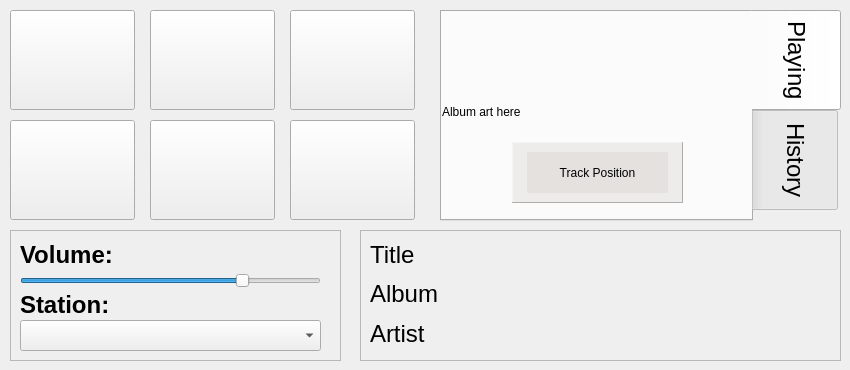
<?xml version="1.0" encoding="UTF-8"?>
<ui version="4.0">
 <class>MainWindow</class>
 <widget class="QMainWindow" name="MainWindow">
  <property name="geometry">
   <rect>
    <x>0</x>
    <y>0</y>
    <width>850</width>
    <height>370</height>
   </rect>
  </property>
  <property name="minimumSize">
   <size>
    <width>850</width>
    <height>360</height>
   </size>
  </property>
  <property name="maximumSize">
   <size>
    <width>850</width>
    <height>450</height>
   </size>
  </property>
  <property name="windowTitle">
   <string>qAndora - Internet Radio</string>
  </property>
  <property name="windowIcon">
   <iconset>
    <normaloff>images/qAndora.png</normaloff>images/qAndora.png</iconset>
  </property>
  <widget class="QWidget" name="centralwidget">
   <widget class="QTabWidget" name="mainWidget">
    <property name="geometry">
     <rect>
      <x>440</x>
      <y>10</y>
      <width>401</width>
      <height>211</height>
     </rect>
    </property>
    <property name="font">
     <font>
      <pointsize>18</pointsize>
     </font>
    </property>
    <property name="styleSheet">
     <string notr="true">QTabBar::tab { height: 100px; width: 90px; }</string>
    </property>
    <property name="tabPosition">
     <enum>QTabWidget::East</enum>
    </property>
    <property name="currentIndex">
     <number>0</number>
    </property>
    <widget class="QWidget" name="currentTab">
     <attribute name="title">
      <string>Playing</string>
     </attribute>
     <widget class="QLabel" name="albumImage">
      <property name="geometry">
       <rect>
        <x>0</x>
        <y>0</y>
        <width>300</width>
        <height>200</height>
       </rect>
      </property>
      <property name="minimumSize">
       <size>
        <width>300</width>
        <height>200</height>
       </size>
      </property>
      <property name="maximumSize">
       <size>
        <width>0</width>
        <height>0</height>
       </size>
      </property>
      <property name="text">
       <string>Album art here</string>
      </property>
      <property name="scaledContents">
       <bool>true</bool>
      </property>
     </widget>
     <widget class="QFrame" name="positionFrame">
      <property name="geometry">
       <rect>
        <x>70</x>
        <y>130</y>
        <width>171</width>
        <height>61</height>
       </rect>
      </property>
      <property name="palette">
       <palette>
        <active>
         <colorrole role="WindowText">
          <brush brushstyle="SolidPattern">
           <color alpha="255">
            <red>0</red>
            <green>0</green>
            <blue>0</blue>
           </color>
          </brush>
         </colorrole>
         <colorrole role="Button">
          <brush brushstyle="SolidPattern">
           <color alpha="125">
            <red>223</red>
            <green>220</green>
            <blue>217</blue>
           </color>
          </brush>
         </colorrole>
         <colorrole role="Light">
          <brush brushstyle="SolidPattern">
           <color alpha="125">
            <red>255</red>
            <green>255</green>
            <blue>255</blue>
           </color>
          </brush>
         </colorrole>
         <colorrole role="Midlight">
          <brush brushstyle="SolidPattern">
           <color alpha="125">
            <red>239</red>
            <green>237</green>
            <blue>236</blue>
           </color>
          </brush>
         </colorrole>
         <colorrole role="Dark">
          <brush brushstyle="SolidPattern">
           <color alpha="125">
            <red>111</red>
            <green>110</green>
            <blue>108</blue>
           </color>
          </brush>
         </colorrole>
         <colorrole role="Mid">
          <brush brushstyle="SolidPattern">
           <color alpha="125">
            <red>149</red>
            <green>147</green>
            <blue>145</blue>
           </color>
          </brush>
         </colorrole>
         <colorrole role="Text">
          <brush brushstyle="SolidPattern">
           <color alpha="255">
            <red>0</red>
            <green>0</green>
            <blue>0</blue>
           </color>
          </brush>
         </colorrole>
         <colorrole role="BrightText">
          <brush brushstyle="SolidPattern">
           <color alpha="255">
            <red>255</red>
            <green>255</green>
            <blue>255</blue>
           </color>
          </brush>
         </colorrole>
         <colorrole role="ButtonText">
          <brush brushstyle="SolidPattern">
           <color alpha="255">
            <red>0</red>
            <green>0</green>
            <blue>0</blue>
           </color>
          </brush>
         </colorrole>
         <colorrole role="Base">
          <brush brushstyle="SolidPattern">
           <color alpha="255">
            <red>255</red>
            <green>255</green>
            <blue>255</blue>
           </color>
          </brush>
         </colorrole>
         <colorrole role="Window">
          <brush brushstyle="SolidPattern">
           <color alpha="125">
            <red>223</red>
            <green>220</green>
            <blue>217</blue>
           </color>
          </brush>
         </colorrole>
         <colorrole role="Shadow">
          <brush brushstyle="SolidPattern">
           <color alpha="255">
            <red>0</red>
            <green>0</green>
            <blue>0</blue>
           </color>
          </brush>
         </colorrole>
         <colorrole role="AlternateBase">
          <brush brushstyle="SolidPattern">
           <color alpha="190">
            <red>239</red>
            <green>237</green>
            <blue>236</blue>
           </color>
          </brush>
         </colorrole>
         <colorrole role="ToolTipBase">
          <brush brushstyle="SolidPattern">
           <color alpha="255">
            <red>255</red>
            <green>255</green>
            <blue>220</blue>
           </color>
          </brush>
         </colorrole>
         <colorrole role="ToolTipText">
          <brush brushstyle="SolidPattern">
           <color alpha="255">
            <red>0</red>
            <green>0</green>
            <blue>0</blue>
           </color>
          </brush>
         </colorrole>
        </active>
        <inactive>
         <colorrole role="WindowText">
          <brush brushstyle="SolidPattern">
           <color alpha="255">
            <red>0</red>
            <green>0</green>
            <blue>0</blue>
           </color>
          </brush>
         </colorrole>
         <colorrole role="Button">
          <brush brushstyle="SolidPattern">
           <color alpha="125">
            <red>223</red>
            <green>220</green>
            <blue>217</blue>
           </color>
          </brush>
         </colorrole>
         <colorrole role="Light">
          <brush brushstyle="SolidPattern">
           <color alpha="125">
            <red>255</red>
            <green>255</green>
            <blue>255</blue>
           </color>
          </brush>
         </colorrole>
         <colorrole role="Midlight">
          <brush brushstyle="SolidPattern">
           <color alpha="125">
            <red>239</red>
            <green>237</green>
            <blue>236</blue>
           </color>
          </brush>
         </colorrole>
         <colorrole role="Dark">
          <brush brushstyle="SolidPattern">
           <color alpha="125">
            <red>111</red>
            <green>110</green>
            <blue>108</blue>
           </color>
          </brush>
         </colorrole>
         <colorrole role="Mid">
          <brush brushstyle="SolidPattern">
           <color alpha="125">
            <red>149</red>
            <green>147</green>
            <blue>145</blue>
           </color>
          </brush>
         </colorrole>
         <colorrole role="Text">
          <brush brushstyle="SolidPattern">
           <color alpha="255">
            <red>0</red>
            <green>0</green>
            <blue>0</blue>
           </color>
          </brush>
         </colorrole>
         <colorrole role="BrightText">
          <brush brushstyle="SolidPattern">
           <color alpha="255">
            <red>255</red>
            <green>255</green>
            <blue>255</blue>
           </color>
          </brush>
         </colorrole>
         <colorrole role="ButtonText">
          <brush brushstyle="SolidPattern">
           <color alpha="255">
            <red>0</red>
            <green>0</green>
            <blue>0</blue>
           </color>
          </brush>
         </colorrole>
         <colorrole role="Base">
          <brush brushstyle="SolidPattern">
           <color alpha="255">
            <red>255</red>
            <green>255</green>
            <blue>255</blue>
           </color>
          </brush>
         </colorrole>
         <colorrole role="Window">
          <brush brushstyle="SolidPattern">
           <color alpha="125">
            <red>223</red>
            <green>220</green>
            <blue>217</blue>
           </color>
          </brush>
         </colorrole>
         <colorrole role="Shadow">
          <brush brushstyle="SolidPattern">
           <color alpha="255">
            <red>0</red>
            <green>0</green>
            <blue>0</blue>
           </color>
          </brush>
         </colorrole>
         <colorrole role="AlternateBase">
          <brush brushstyle="SolidPattern">
           <color alpha="190">
            <red>239</red>
            <green>237</green>
            <blue>236</blue>
           </color>
          </brush>
         </colorrole>
         <colorrole role="ToolTipBase">
          <brush brushstyle="SolidPattern">
           <color alpha="255">
            <red>255</red>
            <green>255</green>
            <blue>220</blue>
           </color>
          </brush>
         </colorrole>
         <colorrole role="ToolTipText">
          <brush brushstyle="SolidPattern">
           <color alpha="255">
            <red>0</red>
            <green>0</green>
            <blue>0</blue>
           </color>
          </brush>
         </colorrole>
        </inactive>
        <disabled>
         <colorrole role="WindowText">
          <brush brushstyle="SolidPattern">
           <color alpha="125">
            <red>111</red>
            <green>110</green>
            <blue>108</blue>
           </color>
          </brush>
         </colorrole>
         <colorrole role="Button">
          <brush brushstyle="SolidPattern">
           <color alpha="125">
            <red>223</red>
            <green>220</green>
            <blue>217</blue>
           </color>
          </brush>
         </colorrole>
         <colorrole role="Light">
          <brush brushstyle="SolidPattern">
           <color alpha="125">
            <red>255</red>
            <green>255</green>
            <blue>255</blue>
           </color>
          </brush>
         </colorrole>
         <colorrole role="Midlight">
          <brush brushstyle="SolidPattern">
           <color alpha="125">
            <red>239</red>
            <green>237</green>
            <blue>236</blue>
           </color>
          </brush>
         </colorrole>
         <colorrole role="Dark">
          <brush brushstyle="SolidPattern">
           <color alpha="125">
            <red>111</red>
            <green>110</green>
            <blue>108</blue>
           </color>
          </brush>
         </colorrole>
         <colorrole role="Mid">
          <brush brushstyle="SolidPattern">
           <color alpha="125">
            <red>149</red>
            <green>147</green>
            <blue>145</blue>
           </color>
          </brush>
         </colorrole>
         <colorrole role="Text">
          <brush brushstyle="SolidPattern">
           <color alpha="125">
            <red>111</red>
            <green>110</green>
            <blue>108</blue>
           </color>
          </brush>
         </colorrole>
         <colorrole role="BrightText">
          <brush brushstyle="SolidPattern">
           <color alpha="255">
            <red>255</red>
            <green>255</green>
            <blue>255</blue>
           </color>
          </brush>
         </colorrole>
         <colorrole role="ButtonText">
          <brush brushstyle="SolidPattern">
           <color alpha="125">
            <red>111</red>
            <green>110</green>
            <blue>108</blue>
           </color>
          </brush>
         </colorrole>
         <colorrole role="Base">
          <brush brushstyle="SolidPattern">
           <color alpha="125">
            <red>223</red>
            <green>220</green>
            <blue>217</blue>
           </color>
          </brush>
         </colorrole>
         <colorrole role="Window">
          <brush brushstyle="SolidPattern">
           <color alpha="125">
            <red>223</red>
            <green>220</green>
            <blue>217</blue>
           </color>
          </brush>
         </colorrole>
         <colorrole role="Shadow">
          <brush brushstyle="SolidPattern">
           <color alpha="255">
            <red>0</red>
            <green>0</green>
            <blue>0</blue>
           </color>
          </brush>
         </colorrole>
         <colorrole role="AlternateBase">
          <brush brushstyle="SolidPattern">
           <color alpha="125">
            <red>223</red>
            <green>220</green>
            <blue>217</blue>
           </color>
          </brush>
         </colorrole>
         <colorrole role="ToolTipBase">
          <brush brushstyle="SolidPattern">
           <color alpha="255">
            <red>255</red>
            <green>255</green>
            <blue>220</blue>
           </color>
          </brush>
         </colorrole>
         <colorrole role="ToolTipText">
          <brush brushstyle="SolidPattern">
           <color alpha="255">
            <red>0</red>
            <green>0</green>
            <blue>0</blue>
           </color>
          </brush>
         </colorrole>
        </disabled>
       </palette>
      </property>
      <property name="autoFillBackground">
       <bool>true</bool>
      </property>
      <property name="frameShape">
       <enum>QFrame::Panel</enum>
      </property>
      <property name="frameShadow">
       <enum>QFrame::Raised</enum>
      </property>
      <widget class="QLabel" name="positionLabel">
       <property name="geometry">
        <rect>
         <x>15</x>
         <y>10</y>
         <width>141</width>
         <height>41</height>
        </rect>
       </property>
       <property name="palette">
        <palette>
         <active>
          <colorrole role="WindowText">
           <brush brushstyle="SolidPattern">
            <color alpha="255">
             <red>0</red>
             <green>0</green>
             <blue>0</blue>
            </color>
           </brush>
          </colorrole>
          <colorrole role="Button">
           <brush brushstyle="SolidPattern">
            <color alpha="165">
             <red>223</red>
             <green>220</green>
             <blue>217</blue>
            </color>
           </brush>
          </colorrole>
          <colorrole role="Light">
           <brush brushstyle="SolidPattern">
            <color alpha="165">
             <red>255</red>
             <green>255</green>
             <blue>255</blue>
            </color>
           </brush>
          </colorrole>
          <colorrole role="Midlight">
           <brush brushstyle="SolidPattern">
            <color alpha="165">
             <red>239</red>
             <green>237</green>
             <blue>236</blue>
            </color>
           </brush>
          </colorrole>
          <colorrole role="Dark">
           <brush brushstyle="SolidPattern">
            <color alpha="165">
             <red>111</red>
             <green>110</green>
             <blue>108</blue>
            </color>
           </brush>
          </colorrole>
          <colorrole role="Mid">
           <brush brushstyle="SolidPattern">
            <color alpha="165">
             <red>149</red>
             <green>147</green>
             <blue>145</blue>
            </color>
           </brush>
          </colorrole>
          <colorrole role="Text">
           <brush brushstyle="SolidPattern">
            <color alpha="255">
             <red>0</red>
             <green>0</green>
             <blue>0</blue>
            </color>
           </brush>
          </colorrole>
          <colorrole role="BrightText">
           <brush brushstyle="SolidPattern">
            <color alpha="255">
             <red>255</red>
             <green>255</green>
             <blue>255</blue>
            </color>
           </brush>
          </colorrole>
          <colorrole role="ButtonText">
           <brush brushstyle="SolidPattern">
            <color alpha="255">
             <red>0</red>
             <green>0</green>
             <blue>0</blue>
            </color>
           </brush>
          </colorrole>
          <colorrole role="Base">
           <brush brushstyle="SolidPattern">
            <color alpha="255">
             <red>255</red>
             <green>255</green>
             <blue>255</blue>
            </color>
           </brush>
          </colorrole>
          <colorrole role="Window">
           <brush brushstyle="SolidPattern">
            <color alpha="165">
             <red>223</red>
             <green>220</green>
             <blue>217</blue>
            </color>
           </brush>
          </colorrole>
          <colorrole role="Shadow">
           <brush brushstyle="SolidPattern">
            <color alpha="255">
             <red>0</red>
             <green>0</green>
             <blue>0</blue>
            </color>
           </brush>
          </colorrole>
          <colorrole role="AlternateBase">
           <brush brushstyle="SolidPattern">
            <color alpha="210">
             <red>239</red>
             <green>237</green>
             <blue>236</blue>
            </color>
           </brush>
          </colorrole>
          <colorrole role="ToolTipBase">
           <brush brushstyle="SolidPattern">
            <color alpha="255">
             <red>255</red>
             <green>255</green>
             <blue>220</blue>
            </color>
           </brush>
          </colorrole>
          <colorrole role="ToolTipText">
           <brush brushstyle="SolidPattern">
            <color alpha="255">
             <red>0</red>
             <green>0</green>
             <blue>0</blue>
            </color>
           </brush>
          </colorrole>
         </active>
         <inactive>
          <colorrole role="WindowText">
           <brush brushstyle="SolidPattern">
            <color alpha="255">
             <red>0</red>
             <green>0</green>
             <blue>0</blue>
            </color>
           </brush>
          </colorrole>
          <colorrole role="Button">
           <brush brushstyle="SolidPattern">
            <color alpha="165">
             <red>223</red>
             <green>220</green>
             <blue>217</blue>
            </color>
           </brush>
          </colorrole>
          <colorrole role="Light">
           <brush brushstyle="SolidPattern">
            <color alpha="165">
             <red>255</red>
             <green>255</green>
             <blue>255</blue>
            </color>
           </brush>
          </colorrole>
          <colorrole role="Midlight">
           <brush brushstyle="SolidPattern">
            <color alpha="165">
             <red>239</red>
             <green>237</green>
             <blue>236</blue>
            </color>
           </brush>
          </colorrole>
          <colorrole role="Dark">
           <brush brushstyle="SolidPattern">
            <color alpha="165">
             <red>111</red>
             <green>110</green>
             <blue>108</blue>
            </color>
           </brush>
          </colorrole>
          <colorrole role="Mid">
           <brush brushstyle="SolidPattern">
            <color alpha="165">
             <red>149</red>
             <green>147</green>
             <blue>145</blue>
            </color>
           </brush>
          </colorrole>
          <colorrole role="Text">
           <brush brushstyle="SolidPattern">
            <color alpha="255">
             <red>0</red>
             <green>0</green>
             <blue>0</blue>
            </color>
           </brush>
          </colorrole>
          <colorrole role="BrightText">
           <brush brushstyle="SolidPattern">
            <color alpha="255">
             <red>255</red>
             <green>255</green>
             <blue>255</blue>
            </color>
           </brush>
          </colorrole>
          <colorrole role="ButtonText">
           <brush brushstyle="SolidPattern">
            <color alpha="255">
             <red>0</red>
             <green>0</green>
             <blue>0</blue>
            </color>
           </brush>
          </colorrole>
          <colorrole role="Base">
           <brush brushstyle="SolidPattern">
            <color alpha="255">
             <red>255</red>
             <green>255</green>
             <blue>255</blue>
            </color>
           </brush>
          </colorrole>
          <colorrole role="Window">
           <brush brushstyle="SolidPattern">
            <color alpha="165">
             <red>223</red>
             <green>220</green>
             <blue>217</blue>
            </color>
           </brush>
          </colorrole>
          <colorrole role="Shadow">
           <brush brushstyle="SolidPattern">
            <color alpha="255">
             <red>0</red>
             <green>0</green>
             <blue>0</blue>
            </color>
           </brush>
          </colorrole>
          <colorrole role="AlternateBase">
           <brush brushstyle="SolidPattern">
            <color alpha="210">
             <red>239</red>
             <green>237</green>
             <blue>236</blue>
            </color>
           </brush>
          </colorrole>
          <colorrole role="ToolTipBase">
           <brush brushstyle="SolidPattern">
            <color alpha="255">
             <red>255</red>
             <green>255</green>
             <blue>220</blue>
            </color>
           </brush>
          </colorrole>
          <colorrole role="ToolTipText">
           <brush brushstyle="SolidPattern">
            <color alpha="255">
             <red>0</red>
             <green>0</green>
             <blue>0</blue>
            </color>
           </brush>
          </colorrole>
         </inactive>
         <disabled>
          <colorrole role="WindowText">
           <brush brushstyle="SolidPattern">
            <color alpha="165">
             <red>111</red>
             <green>110</green>
             <blue>108</blue>
            </color>
           </brush>
          </colorrole>
          <colorrole role="Button">
           <brush brushstyle="SolidPattern">
            <color alpha="165">
             <red>223</red>
             <green>220</green>
             <blue>217</blue>
            </color>
           </brush>
          </colorrole>
          <colorrole role="Light">
           <brush brushstyle="SolidPattern">
            <color alpha="165">
             <red>255</red>
             <green>255</green>
             <blue>255</blue>
            </color>
           </brush>
          </colorrole>
          <colorrole role="Midlight">
           <brush brushstyle="SolidPattern">
            <color alpha="165">
             <red>239</red>
             <green>237</green>
             <blue>236</blue>
            </color>
           </brush>
          </colorrole>
          <colorrole role="Dark">
           <brush brushstyle="SolidPattern">
            <color alpha="165">
             <red>111</red>
             <green>110</green>
             <blue>108</blue>
            </color>
           </brush>
          </colorrole>
          <colorrole role="Mid">
           <brush brushstyle="SolidPattern">
            <color alpha="165">
             <red>149</red>
             <green>147</green>
             <blue>145</blue>
            </color>
           </brush>
          </colorrole>
          <colorrole role="Text">
           <brush brushstyle="SolidPattern">
            <color alpha="165">
             <red>111</red>
             <green>110</green>
             <blue>108</blue>
            </color>
           </brush>
          </colorrole>
          <colorrole role="BrightText">
           <brush brushstyle="SolidPattern">
            <color alpha="255">
             <red>255</red>
             <green>255</green>
             <blue>255</blue>
            </color>
           </brush>
          </colorrole>
          <colorrole role="ButtonText">
           <brush brushstyle="SolidPattern">
            <color alpha="165">
             <red>111</red>
             <green>110</green>
             <blue>108</blue>
            </color>
           </brush>
          </colorrole>
          <colorrole role="Base">
           <brush brushstyle="SolidPattern">
            <color alpha="165">
             <red>223</red>
             <green>220</green>
             <blue>217</blue>
            </color>
           </brush>
          </colorrole>
          <colorrole role="Window">
           <brush brushstyle="SolidPattern">
            <color alpha="165">
             <red>223</red>
             <green>220</green>
             <blue>217</blue>
            </color>
           </brush>
          </colorrole>
          <colorrole role="Shadow">
           <brush brushstyle="SolidPattern">
            <color alpha="255">
             <red>0</red>
             <green>0</green>
             <blue>0</blue>
            </color>
           </brush>
          </colorrole>
          <colorrole role="AlternateBase">
           <brush brushstyle="SolidPattern">
            <color alpha="165">
             <red>223</red>
             <green>220</green>
             <blue>217</blue>
            </color>
           </brush>
          </colorrole>
          <colorrole role="ToolTipBase">
           <brush brushstyle="SolidPattern">
            <color alpha="255">
             <red>255</red>
             <green>255</green>
             <blue>220</blue>
            </color>
           </brush>
          </colorrole>
          <colorrole role="ToolTipText">
           <brush brushstyle="SolidPattern">
            <color alpha="255">
             <red>0</red>
             <green>0</green>
             <blue>0</blue>
            </color>
           </brush>
          </colorrole>
         </disabled>
        </palette>
       </property>
       <property name="autoFillBackground">
        <bool>true</bool>
       </property>
       <property name="text">
        <string>Track Position</string>
       </property>
       <property name="alignment">
        <set>Qt::AlignCenter</set>
       </property>
      </widget>
     </widget>
    </widget>
    <widget class="QWidget" name="historyTab">
     <attribute name="title">
      <string>History</string>
     </attribute>
     <widget class="QListWidget" name="historyList">
      <property name="geometry">
       <rect>
        <x>0</x>
        <y>0</y>
        <width>311</width>
        <height>211</height>
       </rect>
      </property>
      <property name="minimumSize">
       <size>
        <width>285</width>
        <height>200</height>
       </size>
      </property>
      <property name="font">
       <font>
        <pointsize>20</pointsize>
       </font>
      </property>
     </widget>
    </widget>
   </widget>
   <widget class="QFrame" name="infoFrame">
    <property name="geometry">
     <rect>
      <x>360</x>
      <y>230</y>
      <width>481</width>
      <height>131</height>
     </rect>
    </property>
    <property name="frameShape">
     <enum>QFrame::StyledPanel</enum>
    </property>
    <property name="frameShadow">
     <enum>QFrame::Raised</enum>
    </property>
    <widget class="QLabel" name="titleLabel">
     <property name="geometry">
      <rect>
       <x>10</x>
       <y>10</y>
       <width>461</width>
       <height>31</height>
      </rect>
     </property>
     <property name="text">
      <string>&lt;html&gt;&lt;head/&gt;&lt;body&gt;&lt;p&gt;&lt;span style=&quot; font-size:18pt;&quot;&gt;Title&lt;/span&gt;&lt;/p&gt;&lt;/body&gt;&lt;/html&gt;</string>
     </property>
     <property name="wordWrap">
      <bool>true</bool>
     </property>
     <property name="indent">
      <number>-1</number>
     </property>
     <property name="openExternalLinks">
      <bool>true</bool>
     </property>
    </widget>
    <widget class="QLabel" name="albumLabel">
     <property name="geometry">
      <rect>
       <x>10</x>
       <y>49</y>
       <width>461</width>
       <height>31</height>
      </rect>
     </property>
     <property name="text">
      <string>&lt;html&gt;&lt;head/&gt;&lt;body&gt;&lt;p&gt;&lt;span style=&quot; font-size:18pt;&quot;&gt;Album&lt;/span&gt;&lt;/p&gt;&lt;/body&gt;&lt;/html&gt;</string>
     </property>
     <property name="wordWrap">
      <bool>true</bool>
     </property>
     <property name="indent">
      <number>-1</number>
     </property>
     <property name="openExternalLinks">
      <bool>true</bool>
     </property>
    </widget>
    <widget class="QLabel" name="artistLabel">
     <property name="geometry">
      <rect>
       <x>10</x>
       <y>89</y>
       <width>461</width>
       <height>31</height>
      </rect>
     </property>
     <property name="text">
      <string>&lt;html&gt;&lt;head/&gt;&lt;body&gt;&lt;p&gt;&lt;span style=&quot; font-size:18pt;&quot;&gt;Artist&lt;/span&gt;&lt;/p&gt;&lt;/body&gt;&lt;/html&gt;</string>
     </property>
     <property name="openExternalLinks">
      <bool>true</bool>
     </property>
    </widget>
   </widget>
   <widget class="QPushButton" name="loveButton">
    <property name="geometry">
     <rect>
      <x>150</x>
      <y>120</y>
      <width>125</width>
      <height>100</height>
     </rect>
    </property>
    <property name="toolTip">
     <string>Favorite Song</string>
    </property>
    <property name="text">
     <string/>
    </property>
    <property name="icon">
     <iconset>
      <normaloff>images/favorite.png</normaloff>images/favorite.png</iconset>
    </property>
    <property name="iconSize">
     <size>
      <width>75</width>
      <height>75</height>
     </size>
    </property>
   </widget>
   <widget class="QPushButton" name="tiredButton">
    <property name="geometry">
     <rect>
      <x>290</x>
      <y>10</y>
      <width>125</width>
      <height>100</height>
     </rect>
    </property>
    <property name="toolTip">
     <string>Set song to tired</string>
    </property>
    <property name="text">
     <string/>
    </property>
    <property name="icon">
     <iconset>
      <normaloff>images/tired.png</normaloff>images/tired.png</iconset>
    </property>
    <property name="iconSize">
     <size>
      <width>75</width>
      <height>75</height>
     </size>
    </property>
   </widget>
   <widget class="QPushButton" name="banButton">
    <property name="geometry">
     <rect>
      <x>150</x>
      <y>10</y>
      <width>125</width>
      <height>100</height>
     </rect>
    </property>
    <property name="toolTip">
     <string>Ban song</string>
    </property>
    <property name="text">
     <string/>
    </property>
    <property name="icon">
     <iconset>
      <normaloff>images/ban.png</normaloff>images/ban.png</iconset>
    </property>
    <property name="iconSize">
     <size>
      <width>75</width>
      <height>75</height>
     </size>
    </property>
   </widget>
   <widget class="QPushButton" name="playPauseButton">
    <property name="geometry">
     <rect>
      <x>10</x>
      <y>10</y>
      <width>125</width>
      <height>100</height>
     </rect>
    </property>
    <property name="toolTip">
     <string>Pause Song</string>
    </property>
    <property name="text">
     <string/>
    </property>
    <property name="icon">
     <iconset>
      <normaloff>images/pause.png</normaloff>images/pause.png</iconset>
    </property>
    <property name="iconSize">
     <size>
      <width>75</width>
      <height>75</height>
     </size>
    </property>
   </widget>
   <widget class="QPushButton" name="skipButton">
    <property name="geometry">
     <rect>
      <x>10</x>
      <y>120</y>
      <width>125</width>
      <height>100</height>
     </rect>
    </property>
    <property name="toolTip">
     <string>Skip Song</string>
    </property>
    <property name="text">
     <string/>
    </property>
    <property name="icon">
     <iconset>
      <normaloff>images/skip.png</normaloff>images/skip.png</iconset>
    </property>
    <property name="iconSize">
     <size>
      <width>75</width>
      <height>75</height>
     </size>
    </property>
   </widget>
   <widget class="QPushButton" name="settingsButton">
    <property name="geometry">
     <rect>
      <x>290</x>
      <y>120</y>
      <width>125</width>
      <height>100</height>
     </rect>
    </property>
    <property name="toolTip">
     <string>Preferences</string>
    </property>
    <property name="text">
     <string/>
    </property>
    <property name="icon">
     <iconset>
      <normaloff>images/settings.png</normaloff>images/settings.png</iconset>
    </property>
    <property name="iconSize">
     <size>
      <width>75</width>
      <height>75</height>
     </size>
    </property>
   </widget>
   <widget class="QFrame" name="lowerFrame">
    <property name="geometry">
     <rect>
      <x>10</x>
      <y>230</y>
      <width>331</width>
      <height>131</height>
     </rect>
    </property>
    <property name="frameShape">
     <enum>QFrame::StyledPanel</enum>
    </property>
    <property name="frameShadow">
     <enum>QFrame::Raised</enum>
    </property>
    <widget class="QSlider" name="volumeSlider">
     <property name="geometry">
      <rect>
       <x>10</x>
       <y>30</y>
       <width>301</width>
       <height>41</height>
      </rect>
     </property>
     <property name="toolTip">
      <string>Adjust Volume</string>
     </property>
     <property name="maximum">
      <number>100</number>
     </property>
     <property name="value">
      <number>75</number>
     </property>
     <property name="orientation">
      <enum>Qt::Horizontal</enum>
     </property>
    </widget>
    <widget class="QComboBox" name="stationBox">
     <property name="geometry">
      <rect>
       <x>10</x>
       <y>90</y>
       <width>301</width>
       <height>31</height>
      </rect>
     </property>
     <property name="font">
      <font>
       <pointsize>18</pointsize>
      </font>
     </property>
    </widget>
    <widget class="QLabel" name="volumeLabel">
     <property name="geometry">
      <rect>
       <x>10</x>
       <y>10</y>
       <width>101</width>
       <height>31</height>
      </rect>
     </property>
     <property name="text">
      <string>&lt;html&gt;&lt;head/&gt;&lt;body&gt;&lt;p&gt;&lt;span style=&quot; font-size:18pt; font-weight:600;&quot;&gt;Volume:&lt;/span&gt;&lt;/p&gt;&lt;/body&gt;&lt;/html&gt;</string>
     </property>
     <property name="textFormat">
      <enum>Qt::AutoText</enum>
     </property>
    </widget>
    <widget class="QLabel" name="stationLabel">
     <property name="geometry">
      <rect>
       <x>10</x>
       <y>60</y>
       <width>101</width>
       <height>31</height>
      </rect>
     </property>
     <property name="text">
      <string>&lt;html&gt;&lt;head/&gt;&lt;body&gt;&lt;p&gt;&lt;span style=&quot; font-size:18pt; font-weight:600;&quot;&gt;Station:&lt;/span&gt;&lt;/p&gt;&lt;/body&gt;&lt;/html&gt;</string>
     </property>
    </widget>
   </widget>
  </widget>
 </widget>
 <resources/>
 <connections/>
</ui>
